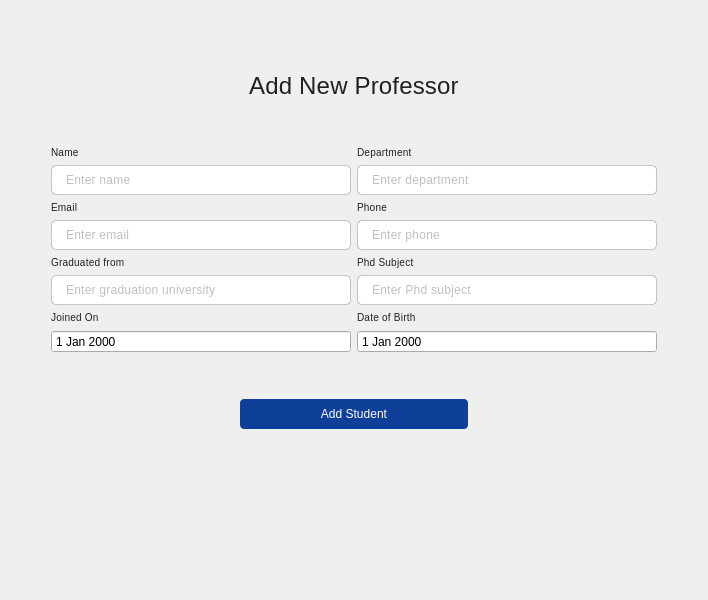
      <widget class="QWidget" name="P5_Professors_Add">
       <layout class="QVBoxLayout" name="verticalLayout_48">
        <item>
         <spacer name="verticalSpacer_28">
          <property name="orientation">
           <enum>Qt::Vertical</enum>
          </property>
          <property name="sizeHint" stdset="0">
           <size>
            <width>17</width>
            <height>61</height>
           </size>
          </property>
         </spacer>
        </item>
        <item>
         <layout class="QHBoxLayout" name="horizontalLayout_32">
          <item>
           <spacer name="horizontalSpacer_25">
            <property name="orientation">
             <enum>Qt::Horizontal</enum>
            </property>
            <property name="sizeHint" stdset="0">
             <size>
              <width>40</width>
              <height>20</height>
             </size>
            </property>
           </spacer>
          </item>
          <item>
           <widget class="QLabel" name="label_61">
            <property name="sizePolicy">
             <sizepolicy hsizetype="Fixed" vsizetype="Preferred">
              <horstretch>0</horstretch>
              <verstretch>0</verstretch>
             </sizepolicy>
            </property>
            <property name="styleSheet">
             <string notr="true">font-style: normal;
font-weight: 400;
font-size: 24px;
line-height: 24px;
/* identical to box height, or 100% */

letter-spacing: 0.18px;

/* 00. On Surface / High Emphasis */

color: rgba(0, 0, 0, 0.87);</string>
            </property>
            <property name="text">
             <string>Add New Professor</string>
            </property>
            <property name="alignment">
             <set>Qt::AlignCenter</set>
            </property>
           </widget>
          </item>
          <item>
           <spacer name="horizontalSpacer_26">
            <property name="orientation">
             <enum>Qt::Horizontal</enum>
            </property>
            <property name="sizeHint" stdset="0">
             <size>
              <width>40</width>
              <height>20</height>
             </size>
            </property>
           </spacer>
          </item>
         </layout>
        </item>
        <item>
         <spacer name="verticalSpacer_27">
          <property name="orientation">
           <enum>Qt::Vertical</enum>
          </property>
          <property name="sizeType">
           <enum>QSizePolicy::Fixed</enum>
          </property>
          <property name="sizeHint" stdset="0">
           <size>
            <width>20</width>
            <height>40</height>
           </size>
          </property>
         </spacer>
        </item>
        <item>
         <layout class="QHBoxLayout" name="horizontalLayout_31">
          <item>
           <spacer name="horizontalSpacer_23">
            <property name="orientation">
             <enum>Qt::Horizontal</enum>
            </property>
            <property name="sizeHint" stdset="0">
             <size>
              <width>40</width>
              <height>20</height>
             </size>
            </property>
           </spacer>
          </item>
          <item>
           <layout class="QGridLayout" name="gridLayout_2">
            <item row="0" column="0">
             <layout class="QVBoxLayout" name="verticalLayout_42">
              <item>
               <widget class="QLabel" name="label_46">
                <property name="styleSheet">
                 <string notr="true">/* Body 2 */

font-family: 'Roboto';
font-style: normal;
font-weight: 300;
font-size: 10px;
line-height: 20px;
/* identical to box height, or 143% */

letter-spacing: 0.25px;
text-align: center;

/* 00. On Surface / High Emphasis */

color: rgba(0, 0, 0, 0.87);</string>
                </property>
                <property name="text">
                 <string>Name</string>
                </property>
                <property name="scaledContents">
                 <bool>false</bool>
                </property>
                <property name="alignment">
                 <set>Qt::AlignLeading|Qt::AlignLeft|Qt::AlignVCenter</set>
                </property>
                <property name="wordWrap">
                 <bool>true</bool>
                </property>
               </widget>
              </item>
              <item>
               <widget class="QLineEdit" name="ln_edt_stnt_nme_4">
                <property name="minimumSize">
                 <size>
                  <width>300</width>
                  <height>0</height>
                 </size>
                </property>
                <property name="styleSheet">
                 <string notr="true">color: #000;
padding: 6px 12px;
border: 1px solid rgba(0, 0, 0, 0.20);
border-radius: 5px;

/* Body 2 */

font-family: 'Roboto';
font-style: normal;
font-weight: 400;
font-size: 12px;
line-height: 20px;
/* identical to box height, or 143% */

letter-spacing: 0.25px;

/* 00. On Surface / High Emphasis */

color: rgba(0, 0, 0, 0.50);</string>
                </property>
                <property name="placeholderText">
                 <string>Enter name</string>
                </property>
               </widget>
              </item>
             </layout>
            </item>
            <item row="4" column="0">
             <layout class="QVBoxLayout" name="verticalLayout_49">
              <item>
               <widget class="QLabel" name="label_62">
                <property name="styleSheet">
                 <string notr="true">/* Body 2 */

font-family: 'Roboto';
font-style: normal;
font-weight: 300;
font-size: 10px;
line-height: 20px;
/* identical to box height, or 143% */

letter-spacing: 0.25px;
text-align: center;

/* 00. On Surface / High Emphasis */

color: rgba(0, 0, 0, 0.87);</string>
                </property>
                <property name="text">
                 <string>Joined On</string>
                </property>
                <property name="scaledContents">
                 <bool>false</bool>
                </property>
                <property name="alignment">
                 <set>Qt::AlignLeading|Qt::AlignLeft|Qt::AlignVCenter</set>
                </property>
                <property name="wordWrap">
                 <bool>true</bool>
                </property>
               </widget>
              </item>
              <item>
               <widget class="QDateEdit" name="dateEdit_5">
                <property name="minimumSize">
                 <size>
                  <width>300</width>
                  <height>0</height>
                 </size>
                </property>
                <property name="frame">
                 <bool>true</bool>
                </property>
                <property name="buttonSymbols">
                 <enum>QAbstractSpinBox::NoButtons</enum>
                </property>
               </widget>
              </item>
             </layout>
            </item>
            <item row="1" column="1">
             <layout class="QVBoxLayout" name="verticalLayout_45">
              <item>
               <widget class="QLabel" name="label_58">
                <property name="styleSheet">
                 <string notr="true">/* Body 2 */

font-family: 'Roboto';
font-style: normal;
font-weight: 300;
font-size: 10px;
line-height: 20px;
/* identical to box height, or 143% */

letter-spacing: 0.25px;
text-align: center;

/* 00. On Surface / High Emphasis */

color: rgba(0, 0, 0, 0.87);</string>
                </property>
                <property name="text">
                 <string>Phone</string>
                </property>
                <property name="scaledContents">
                 <bool>false</bool>
                </property>
                <property name="alignment">
                 <set>Qt::AlignLeading|Qt::AlignLeft|Qt::AlignVCenter</set>
                </property>
                <property name="wordWrap">
                 <bool>true</bool>
                </property>
               </widget>
              </item>
              <item>
               <widget class="QLineEdit" name="ln_edt_stnt_phn_4">
                <property name="minimumSize">
                 <size>
                  <width>300</width>
                  <height>0</height>
                 </size>
                </property>
                <property name="styleSheet">
                 <string notr="true">color: #000;
padding: 6px 12px;
border: 1px solid rgba(0, 0, 0, 0.20);
border-radius: 5px;

/* Body 2 */

font-family: 'Roboto';
font-style: normal;
font-weight: 400;
font-size: 12px;
line-height: 20px;
/* identical to box height, or 143% */

letter-spacing: 0.25px;

/* 00. On Surface / High Emphasis */

color: rgba(0, 0, 0, 0.50);</string>
                </property>
                <property name="placeholderText">
                 <string>Enter phone </string>
                </property>
               </widget>
              </item>
             </layout>
            </item>
            <item row="1" column="0">
             <layout class="QVBoxLayout" name="verticalLayout_44">
              <item>
               <widget class="QLabel" name="label_57">
                <property name="styleSheet">
                 <string notr="true">/* Body 2 */

font-family: 'Roboto';
font-style: normal;
font-weight: 300;
font-size: 10px;
line-height: 20px;
/* identical to box height, or 143% */

letter-spacing: 0.25px;
text-align: center;

/* 00. On Surface / High Emphasis */

color: rgba(0, 0, 0, 0.87);</string>
                </property>
                <property name="text">
                 <string>Email</string>
                </property>
                <property name="scaledContents">
                 <bool>false</bool>
                </property>
                <property name="alignment">
                 <set>Qt::AlignLeading|Qt::AlignLeft|Qt::AlignVCenter</set>
                </property>
                <property name="wordWrap">
                 <bool>true</bool>
                </property>
               </widget>
              </item>
              <item>
               <widget class="QLineEdit" name="ln_edt_stnt_mail_4">
                <property name="minimumSize">
                 <size>
                  <width>300</width>
                  <height>0</height>
                 </size>
                </property>
                <property name="styleSheet">
                 <string notr="true">color: #000;
padding: 6px 12px;
border: 1px solid rgba(0, 0, 0, 0.20);
border-radius: 5px;

/* Body 2 */

font-family: 'Roboto';
font-style: normal;
font-weight: 400;
font-size: 12px;
line-height: 20px;
/* identical to box height, or 143% */

letter-spacing: 0.25px;

/* 00. On Surface / High Emphasis */

color: rgba(0, 0, 0, 0.50);</string>
                </property>
                <property name="placeholderText">
                 <string>Enter email</string>
                </property>
               </widget>
              </item>
             </layout>
            </item>
            <item row="0" column="1">
             <layout class="QVBoxLayout" name="verticalLayout_43">
              <item>
               <widget class="QLabel" name="label_56">
                <property name="styleSheet">
                 <string notr="true">/* Body 2 */

font-family: 'Roboto';
font-style: normal;
font-weight: 300;
font-size: 10px;
line-height: 20px;
/* identical to box height, or 143% */

letter-spacing: 0.25px;
text-align: center;

/* 00. On Surface / High Emphasis */

color: rgba(0, 0, 0, 0.87);</string>
                </property>
                <property name="text">
                 <string>Department</string>
                </property>
                <property name="scaledContents">
                 <bool>false</bool>
                </property>
                <property name="alignment">
                 <set>Qt::AlignLeading|Qt::AlignLeft|Qt::AlignVCenter</set>
                </property>
                <property name="wordWrap">
                 <bool>true</bool>
                </property>
               </widget>
              </item>
              <item>
               <widget class="QLineEdit" name="ln_edt_stnt_dprtmnt_4">
                <property name="minimumSize">
                 <size>
                  <width>300</width>
                  <height>0</height>
                 </size>
                </property>
                <property name="styleSheet">
                 <string notr="true">color: #000;
padding: 6px 12px;
border: 1px solid rgba(0, 0, 0, 0.20);
border-radius: 5px;

/* Body 2 */

font-family: 'Roboto';
font-style: normal;
font-weight: 400;
font-size: 12px;
line-height: 20px;
/* identical to box height, or 143% */

letter-spacing: 0.25px;

/* 00. On Surface / High Emphasis */

color: rgba(0, 0, 0, 0.50);</string>
                </property>
                <property name="placeholderText">
                 <string>Enter department</string>
                </property>
               </widget>
              </item>
             </layout>
            </item>
            <item row="4" column="1">
             <layout class="QVBoxLayout" name="verticalLayout_47">
              <item>
               <widget class="QLabel" name="label_60">
                <property name="styleSheet">
                 <string notr="true">/* Body 2 */

font-family: 'Roboto';
font-style: normal;
font-weight: 300;
font-size: 10px;
line-height: 20px;
/* identical to box height, or 143% */

letter-spacing: 0.25px;
text-align: center;

/* 00. On Surface / High Emphasis */

color: rgba(0, 0, 0, 0.87);</string>
                </property>
                <property name="text">
                 <string>Date of Birth</string>
                </property>
                <property name="scaledContents">
                 <bool>false</bool>
                </property>
                <property name="alignment">
                 <set>Qt::AlignLeading|Qt::AlignLeft|Qt::AlignVCenter</set>
                </property>
                <property name="wordWrap">
                 <bool>true</bool>
                </property>
               </widget>
              </item>
              <item>
               <widget class="QDateEdit" name="dateEdit_4">
                <property name="minimumSize">
                 <size>
                  <width>300</width>
                  <height>0</height>
                 </size>
                </property>
                <property name="frame">
                 <bool>true</bool>
                </property>
                <property name="buttonSymbols">
                 <enum>QAbstractSpinBox::NoButtons</enum>
                </property>
               </widget>
              </item>
             </layout>
            </item>
            <item row="2" column="0">
             <layout class="QVBoxLayout" name="verticalLayout_50">
              <item>
               <widget class="QLabel" name="label_63">
                <property name="styleSheet">
                 <string notr="true">/* Body 2 */

font-family: 'Roboto';
font-style: normal;
font-weight: 300;
font-size: 10px;
line-height: 20px;
/* identical to box height, or 143% */

letter-spacing: 0.25px;
text-align: center;

/* 00. On Surface / High Emphasis */

color: rgba(0, 0, 0, 0.87);</string>
                </property>
                <property name="text">
                 <string>Graduated from</string>
                </property>
                <property name="scaledContents">
                 <bool>false</bool>
                </property>
                <property name="alignment">
                 <set>Qt::AlignLeading|Qt::AlignLeft|Qt::AlignVCenter</set>
                </property>
                <property name="wordWrap">
                 <bool>true</bool>
                </property>
               </widget>
              </item>
              <item>
               <widget class="QLineEdit" name="ln_edt_stnt_mail_5">
                <property name="minimumSize">
                 <size>
                  <width>300</width>
                  <height>0</height>
                 </size>
                </property>
                <property name="styleSheet">
                 <string notr="true">color: #000;
padding: 6px 12px;
border: 1px solid rgba(0, 0, 0, 0.20);
border-radius: 5px;

/* Body 2 */

font-family: 'Roboto';
font-style: normal;
font-weight: 400;
font-size: 12px;
line-height: 20px;
/* identical to box height, or 143% */

letter-spacing: 0.25px;

/* 00. On Surface / High Emphasis */

color: rgba(0, 0, 0, 0.50);</string>
                </property>
                <property name="placeholderText">
                 <string>Enter graduation university</string>
                </property>
               </widget>
              </item>
             </layout>
            </item>
            <item row="2" column="1">
             <layout class="QVBoxLayout" name="verticalLayout_46">
              <item>
               <widget class="QLabel" name="label_59">
                <property name="styleSheet">
                 <string notr="true">/* Body 2 */

font-family: 'Roboto';
font-style: normal;
font-weight: 300;
font-size: 10px;
line-height: 20px;
/* identical to box height, or 143% */

letter-spacing: 0.25px;
text-align: center;

/* 00. On Surface / High Emphasis */

color: rgba(0, 0, 0, 0.87);</string>
                </property>
                <property name="text">
                 <string>Phd Subject</string>
                </property>
                <property name="scaledContents">
                 <bool>false</bool>
                </property>
                <property name="alignment">
                 <set>Qt::AlignLeading|Qt::AlignLeft|Qt::AlignVCenter</set>
                </property>
                <property name="wordWrap">
                 <bool>true</bool>
                </property>
               </widget>
              </item>
              <item>
               <widget class="QLineEdit" name="ln_edt_stnt_phn_5">
                <property name="minimumSize">
                 <size>
                  <width>300</width>
                  <height>0</height>
                 </size>
                </property>
                <property name="styleSheet">
                 <string notr="true">color: #000;
padding: 6px 12px;
border: 1px solid rgba(0, 0, 0, 0.20);
border-radius: 5px;

/* Body 2 */

font-family: 'Roboto';
font-style: normal;
font-weight: 400;
font-size: 12px;
line-height: 20px;
/* identical to box height, or 143% */

letter-spacing: 0.25px;

/* 00. On Surface / High Emphasis */

color: rgba(0, 0, 0, 0.50);</string>
                </property>
                <property name="placeholderText">
                 <string>Enter Phd subject </string>
                </property>
               </widget>
              </item>
             </layout>
            </item>
           </layout>
          </item>
          <item>
           <spacer name="horizontalSpacer_24">
            <property name="orientation">
             <enum>Qt::Horizontal</enum>
            </property>
            <property name="sizeHint" stdset="0">
             <size>
              <width>40</width>
              <height>20</height>
             </size>
            </property>
           </spacer>
          </item>
         </layout>
        </item>
        <item>
         <spacer name="verticalSpacer_30">
          <property name="orientation">
           <enum>Qt::Vertical</enum>
          </property>
          <property name="sizeType">
           <enum>QSizePolicy::Fixed</enum>
          </property>
          <property name="sizeHint" stdset="0">
           <size>
            <width>20</width>
            <height>40</height>
           </size>
          </property>
         </spacer>
        </item>
        <item>
         <layout class="QHBoxLayout" name="horizontalLayout_30">
          <item>
           <spacer name="horizontalSpacer_20">
            <property name="orientation">
             <enum>Qt::Horizontal</enum>
            </property>
            <property name="sizeHint" stdset="0">
             <size>
              <width>40</width>
              <height>20</height>
             </size>
            </property>
           </spacer>
          </item>
          <item>
           <widget class="QPushButton" name="btn_add_student_form_2">
            <property name="sizePolicy">
             <sizepolicy hsizetype="MinimumExpanding" vsizetype="Fixed">
              <horstretch>0</horstretch>
              <verstretch>0</verstretch>
             </sizepolicy>
            </property>
            <property name="minimumSize">
             <size>
              <width>90</width>
              <height>30</height>
             </size>
            </property>
            <property name="styleSheet">
             <string notr="true">color: #fff;
background: #0E409A;
border-radius: 4px;
min-width: 90px;</string>
            </property>
            <property name="text">
             <string>Add Student</string>
            </property>
           </widget>
          </item>
          <item>
           <spacer name="horizontalSpacer_22">
            <property name="orientation">
             <enum>Qt::Horizontal</enum>
            </property>
            <property name="sizeHint" stdset="0">
             <size>
              <width>40</width>
              <height>20</height>
             </size>
            </property>
           </spacer>
          </item>
         </layout>
        </item>
        <item>
         <spacer name="verticalSpacer_29">
          <property name="orientation">
           <enum>Qt::Vertical</enum>
          </property>
          <property name="sizeHint" stdset="0">
           <size>
            <width>20</width>
            <height>160</height>
           </size>
          </property>
         </spacer>
        </item>
       </layout>
      </widget>
